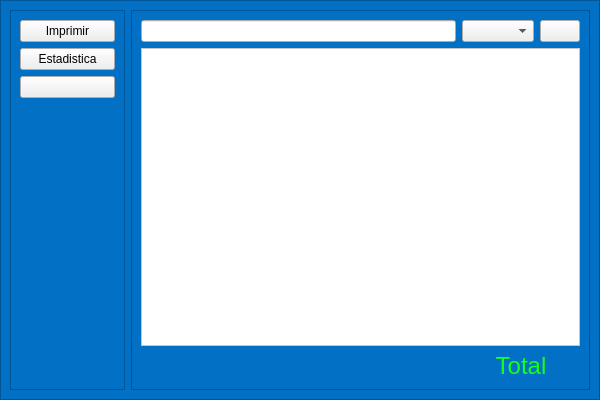
<?xml version="1.0" encoding="UTF-8"?>
<ui version="4.0">
 <class>Form_ventas</class>
 <widget class="QWidget" name="Form_ventas">
  <property name="geometry">
   <rect>
    <x>0</x>
    <y>0</y>
    <width>600</width>
    <height>400</height>
   </rect>
  </property>
  <property name="minimumSize">
   <size>
    <width>600</width>
    <height>400</height>
   </size>
  </property>
  <property name="maximumSize">
   <size>
    <width>600</width>
    <height>400</height>
   </size>
  </property>
  <property name="sizeIncrement">
   <size>
    <width>600</width>
    <height>400</height>
   </size>
  </property>
  <property name="baseSize">
   <size>
    <width>600</width>
    <height>400</height>
   </size>
  </property>
  <property name="windowTitle">
   <string>Ventas</string>
  </property>
  <property name="styleSheet">
   <string notr="true">QFrame{
	background-color: rgb(1, 112, 197);
color:white;
}

QTableWidget{
	background-color: rgb(255, 255, 255);
}</string>
  </property>
  <layout class="QGridLayout" name="gridLayout">
   <property name="leftMargin">
    <number>0</number>
   </property>
   <property name="topMargin">
    <number>0</number>
   </property>
   <property name="rightMargin">
    <number>0</number>
   </property>
   <property name="bottomMargin">
    <number>0</number>
   </property>
   <item row="0" column="0">
    <widget class="QFrame" name="frame">
     <property name="frameShape">
      <enum>QFrame::StyledPanel</enum>
     </property>
     <property name="frameShadow">
      <enum>QFrame::Raised</enum>
     </property>
     <layout class="QHBoxLayout" name="horizontalLayout" stretch="2,8">
      <item>
       <widget class="QFrame" name="frame_2">
        <property name="frameShape">
         <enum>QFrame::StyledPanel</enum>
        </property>
        <property name="frameShadow">
         <enum>QFrame::Raised</enum>
        </property>
        <layout class="QGridLayout" name="gridLayout_3">
         <item row="0" column="0">
          <widget class="QPushButton" name="btn_imprimir">
           <property name="text">
            <string>Imprimir</string>
           </property>
           <property name="icon">
            <iconset>
             <normaloff>../assets/settings_generic/imprimir.svg</normaloff>../assets/settings_generic/imprimir.svg</iconset>
           </property>
          </widget>
         </item>
         <item row="3" column="0">
          <spacer name="verticalSpacer">
           <property name="orientation">
            <enum>Qt::Vertical</enum>
           </property>
           <property name="sizeHint" stdset="0">
            <size>
             <width>20</width>
             <height>267</height>
            </size>
           </property>
          </spacer>
         </item>
         <item row="1" column="0">
          <widget class="QPushButton" name="btn_estadistica">
           <property name="text">
            <string>Estadistica</string>
           </property>
           <property name="icon">
            <iconset>
             <normaloff>../assets/settings_generic/estadistica.svg</normaloff>../assets/settings_generic/estadistica.svg</iconset>
           </property>
          </widget>
         </item>
         <item row="2" column="0">
          <widget class="QPushButton" name="btn_refrecar">
           <property name="text">
            <string/>
           </property>
           <property name="icon">
            <iconset>
             <normaloff>../assets/settings_generic/refresh-cw.svg</normaloff>../assets/settings_generic/refresh-cw.svg</iconset>
           </property>
          </widget>
         </item>
        </layout>
       </widget>
      </item>
      <item>
       <widget class="QFrame" name="frame_3">
        <property name="frameShape">
         <enum>QFrame::StyledPanel</enum>
        </property>
        <property name="frameShadow">
         <enum>QFrame::Raised</enum>
        </property>
        <layout class="QGridLayout" name="gridLayout_2">
         <item row="0" column="0">
          <widget class="QLineEdit" name="line_busqueda"/>
         </item>
         <item row="0" column="1">
          <widget class="QComboBox" name="comboBox_opc"/>
         </item>
         <item row="0" column="2">
          <widget class="QPushButton" name="btn_buscar">
           <property name="text">
            <string/>
           </property>
           <property name="icon">
            <iconset>
             <normaloff>../assets/settings_generic/buscar.svg</normaloff>../assets/settings_generic/buscar.svg</iconset>
           </property>
          </widget>
         </item>
         <item row="1" column="0" colspan="3">
          <widget class="QTableWidget" name="tableWidget"/>
         </item>
         <item row="2" column="1" colspan="2">
          <widget class="QLabel" name="label_total">
           <property name="text">
            <string>&lt;html&gt;&lt;head/&gt;&lt;body&gt;&lt;p align=&quot;center&quot;&gt;&lt;span style=&quot; font-size:18pt; color:#15ff1d;&quot;&gt;Total&lt;/span&gt;&lt;/p&gt;&lt;/body&gt;&lt;/html&gt;</string>
           </property>
          </widget>
         </item>
        </layout>
       </widget>
      </item>
     </layout>
    </widget>
   </item>
  </layout>
 </widget>
 <resources/>
 <connections/>
</ui>
